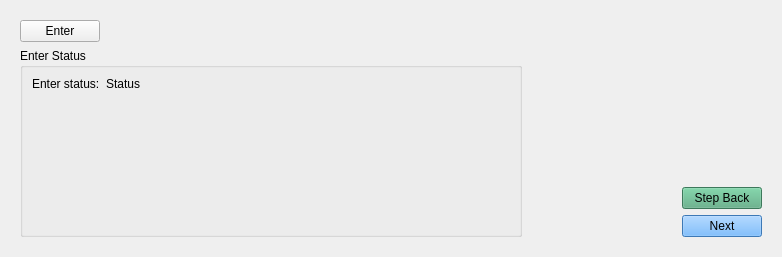
      <widget class="QWidget" name="tab_3">
       <attribute name="title">
        <string>Step2 EnterScan</string>
       </attribute>
       <layout class="QGridLayout" name="gridLayout_15">
        <item row="0" column="0">
         <widget class="QWidget" name="widget_step2" native="true">
          <property name="minimumSize">
           <size>
            <width>760</width>
            <height>0</height>
           </size>
          </property>
          <layout class="QGridLayout" name="gridLayout_8">
           <item row="0" column="0">
            <widget class="QPushButton" name="pushButton_ScaneEnterScan">
             <property name="text">
              <string>Enter</string>
             </property>
            </widget>
           </item>
           <item row="0" column="1">
            <spacer name="horizontalSpacer_7">
             <property name="orientation">
              <enum>Qt::Horizontal</enum>
             </property>
             <property name="sizeHint" stdset="0">
              <size>
               <width>416</width>
               <height>20</height>
              </size>
             </property>
            </spacer>
           </item>
           <item row="1" column="0" rowspan="3" colspan="2">
            <widget class="QGroupBox" name="groupBox_3">
             <property name="minimumSize">
              <size>
               <width>500</width>
               <height>0</height>
              </size>
             </property>
             <property name="title">
              <string>Enter Status</string>
             </property>
             <layout class="QGridLayout" name="gridLayout_17">
              <item row="0" column="0">
               <widget class="QLabel" name="label_5">
                <property name="text">
                 <string>Enter status:</string>
                </property>
               </widget>
              </item>
              <item row="0" column="1">
               <widget class="QLabel" name="label_EnterStatus">
                <property name="text">
                 <string>Status</string>
                </property>
               </widget>
              </item>
              <item row="0" column="2" rowspan="2">
               <spacer name="horizontalSpacer_12">
                <property name="orientation">
                 <enum>Qt::Horizontal</enum>
                </property>
                <property name="sizeHint" stdset="0">
                 <size>
                  <width>357</width>
                  <height>20</height>
                 </size>
                </property>
               </spacer>
              </item>
              <item row="1" column="0">
               <spacer name="verticalSpacer_12">
                <property name="orientation">
                 <enum>Qt::Vertical</enum>
                </property>
                <property name="sizeHint" stdset="0">
                 <size>
                  <width>20</width>
                  <height>128</height>
                 </size>
                </property>
               </spacer>
              </item>
             </layout>
            </widget>
           </item>
           <item row="1" column="3">
            <spacer name="verticalSpacer_7">
             <property name="orientation">
              <enum>Qt::Vertical</enum>
             </property>
             <property name="sizeHint" stdset="0">
              <size>
               <width>20</width>
               <height>120</height>
              </size>
             </property>
            </spacer>
           </item>
           <item row="2" column="3">
            <widget class="QPushButton" name="pushButton_Step2Back">
             <property name="styleSheet">
              <string notr="true">background-color:rgb(85, 170, 127)</string>
             </property>
             <property name="text">
              <string>Step Back</string>
             </property>
            </widget>
           </item>
           <item row="3" column="2">
            <spacer name="horizontalSpacer_8">
             <property name="orientation">
              <enum>Qt::Horizontal</enum>
             </property>
             <property name="sizeHint" stdset="0">
              <size>
               <width>152</width>
               <height>20</height>
              </size>
             </property>
            </spacer>
           </item>
           <item row="3" column="3">
            <widget class="QPushButton" name="pushButton_Step2Next">
             <property name="styleSheet">
              <string notr="true">background-color:rgb(85, 170, 255)</string>
             </property>
             <property name="text">
              <string>Next</string>
             </property>
            </widget>
           </item>
          </layout>
         </widget>
        </item>
       </layout>
      </widget>
